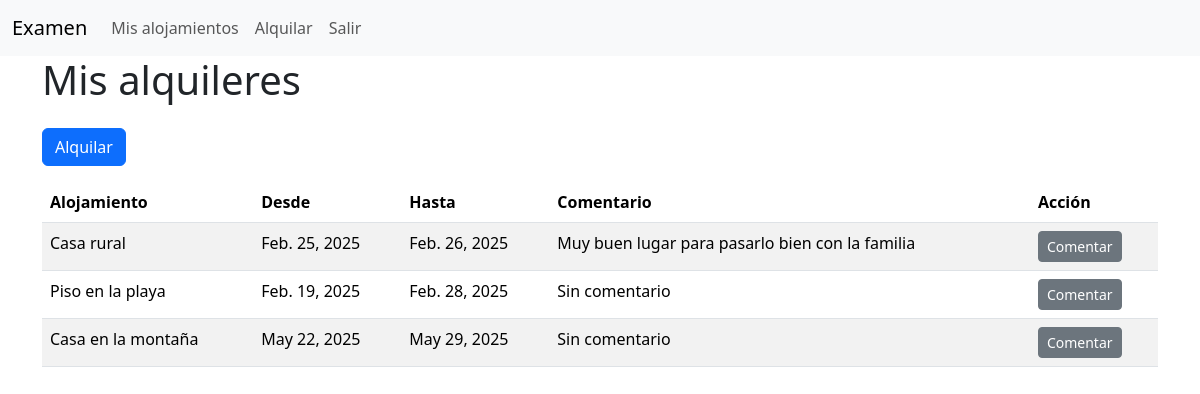
/mis_alquileres/ (signed in), run on the app's committed database.
### alojamientos_app/models.py (models this page shows)
class Alquiler(models.Model):
    cliente = models.ForeignKey(Usuario, on_delete=models.SET_NULL, null=True, blank=True, related_name="cliente")
    alojamiento = models.ForeignKey(Alojamiento, on_delete=models.SET_NULL, null=True, blank=True, related_name = "alojamientos")
    desde = models.DateField()
    hasta = models.DateField()
    comentario = models.TextField(blank=True, null=True)  # Nuevo campo para comentarios

class Alojamiento(models.Model):
    descripcion = models.CharField(max_length=100)
    precio = models.DecimalField(max_digits=10, decimal_places=2)
    propietario=models.ForeignKey(Usuario, on_delete=models.SET_NULL, null=True, blank=True, related_name="propietario")
    alquileres=models.ManyToManyField(Usuario, through="Alquiler", related_name="alquileres")

### alojamientos_app/views.py (the view)
# urls.py: path('mis_alquileres/', mis_alquileres, name='mis_alquileres'),
def mis_alquileres(request):
    alquileres = Alquiler.objects.filter(cliente=request.user)
    return render(request, 'mis_alquileres.html', {'alquileres': alquileres})

### alojamientos_app/templates/mis_alquileres.html
{% extends 'base.html' %}
{% block content %}
<h1>Mis alquileres</h1>
<a href="{% url 'nuevo_alquiler' %}" class="btn btn-primary mb-3 mt-3">Alquilar</a>
<table class="table table-striped table-hover">
    <thead>
        <tr>
            <th>Alojamiento</th>
            <th>Desde</th>
            <th>Hasta</th>
            <th>Comentario</th>
            <th>Acción</th>
        </tr>
    </thead>
    <tbody>
        {% for alquiler in alquileres %}
            <tr>
                <td>{{ alquiler.alojamiento.descripcion }}</td>
                <td>{{ alquiler.desde }} </td>
                <td>{{ alquiler.hasta }} </td>
                <td>{{ alquiler.comentario|default:"Sin comentario" }}</td>
                <td>
                    <a href="{% url 'comentar_alquiler' alquiler.id %}" class="btn btn-secondary btn-sm">Comentar</a>
                </td>
            </tr>
        {% endfor %}
</table>
{% endblock %}

### data on the page
Alquiler: alojamiento.descripcion "Casa rural", desde "Feb. 25, 2025", hasta "Feb. 26, 2025", comentario "Muy buen lugar para pasarlo bien con la familia"
Alquiler: alojamiento.descripcion "Piso en la playa", desde "Feb. 19, 2025", hasta "Feb. 28, 2025", comentario "Sin comentario"
Alquiler: alojamiento.descripcion "Casa en la montaña", desde "May 22, 2025", hasta "May 29, 2025", comentario "Sin comentario"
